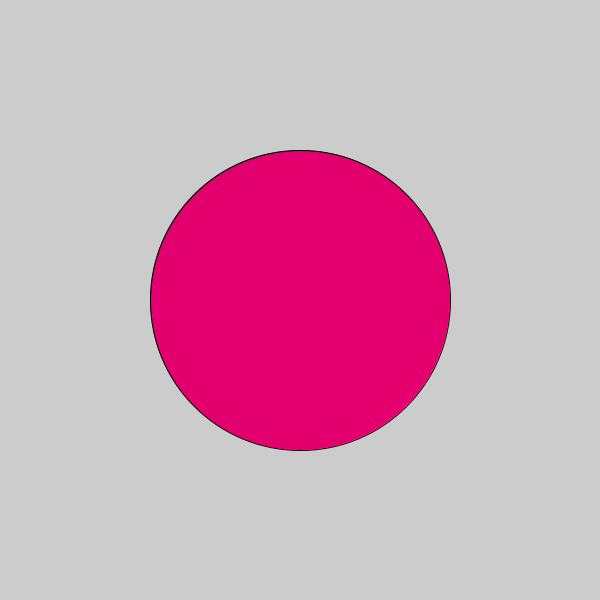
Frame 1 (no input)
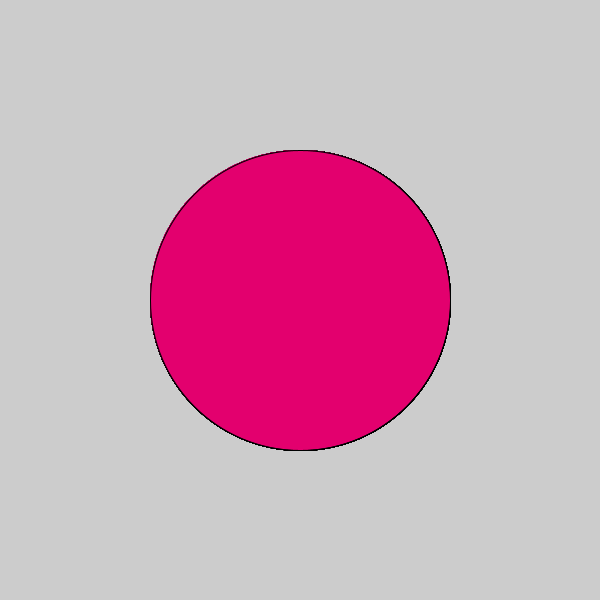
Frame 60 (the mouse pressed at the canvas centre just before this capture)
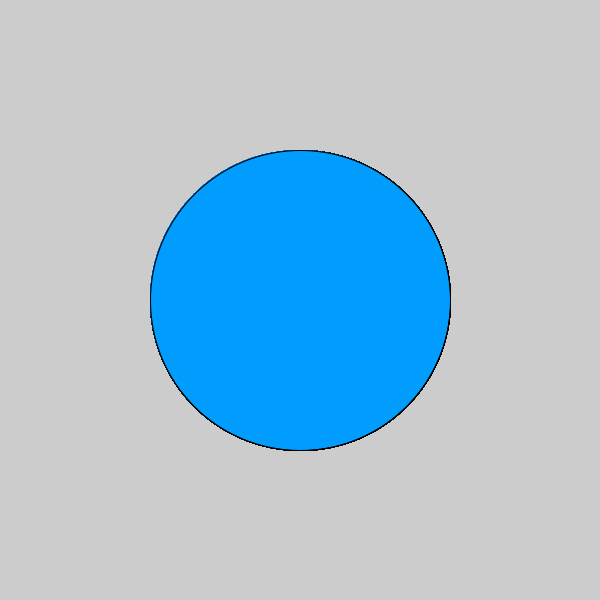
Frame 120 (the mouse held since frame 60 and released just before this capture)

The Processing sketch that drew these frames (run headless with seeded random() and noise(); from frame 60 on, the mouse is pressed at the canvas centre):

// Processing sketch: Logical_Dot
// ── Logical_Dot.pde


void setup() {
  size(600, 600);
}

void draw() {
    if (mousePressed) {
        fill(0, 157, 277);
        ellipse(300, 300, 300, 300);
} else {
        fill(227, 0, 110);
        ellipse(300, 300, 300, 300);
}
  
}
